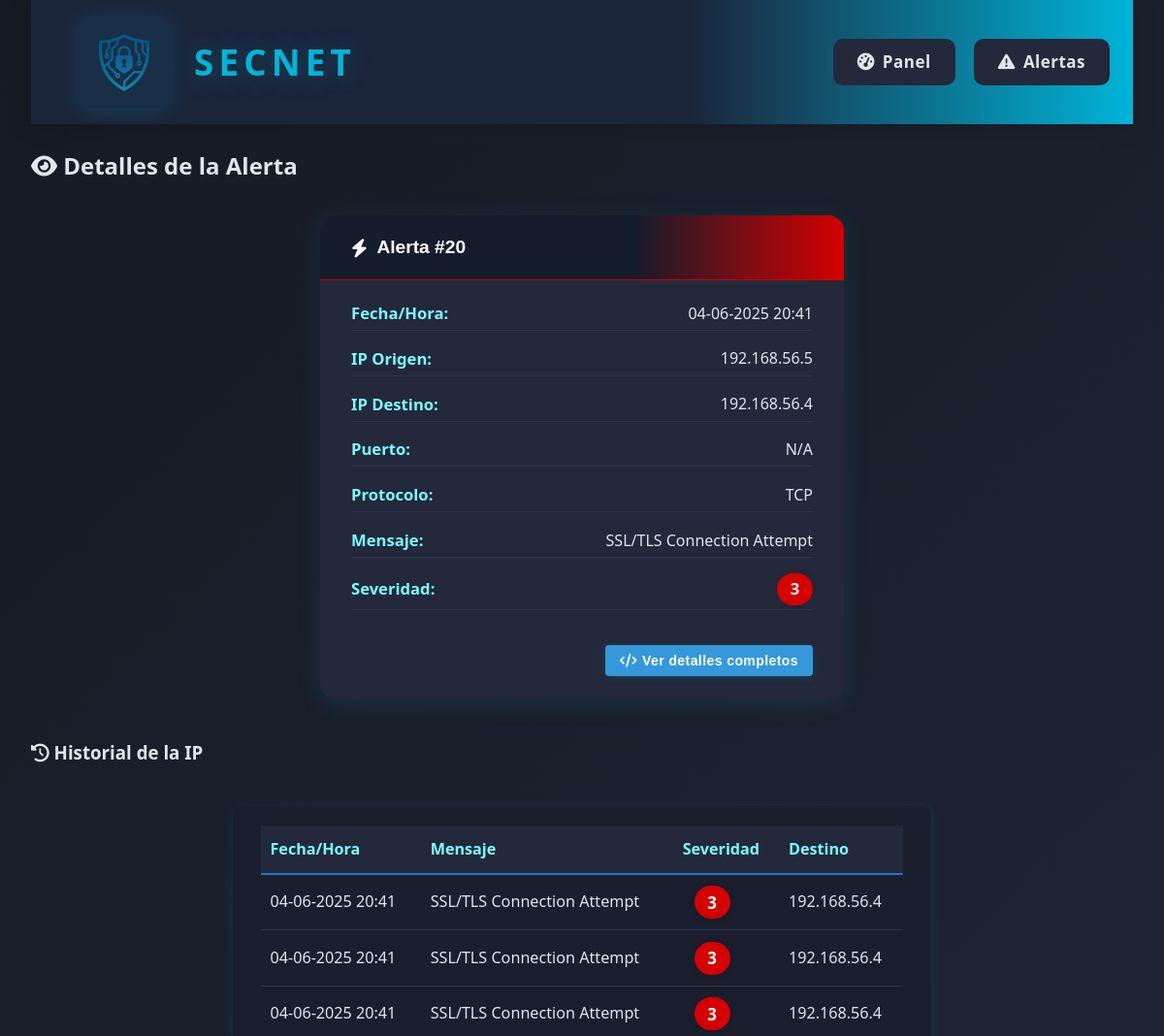
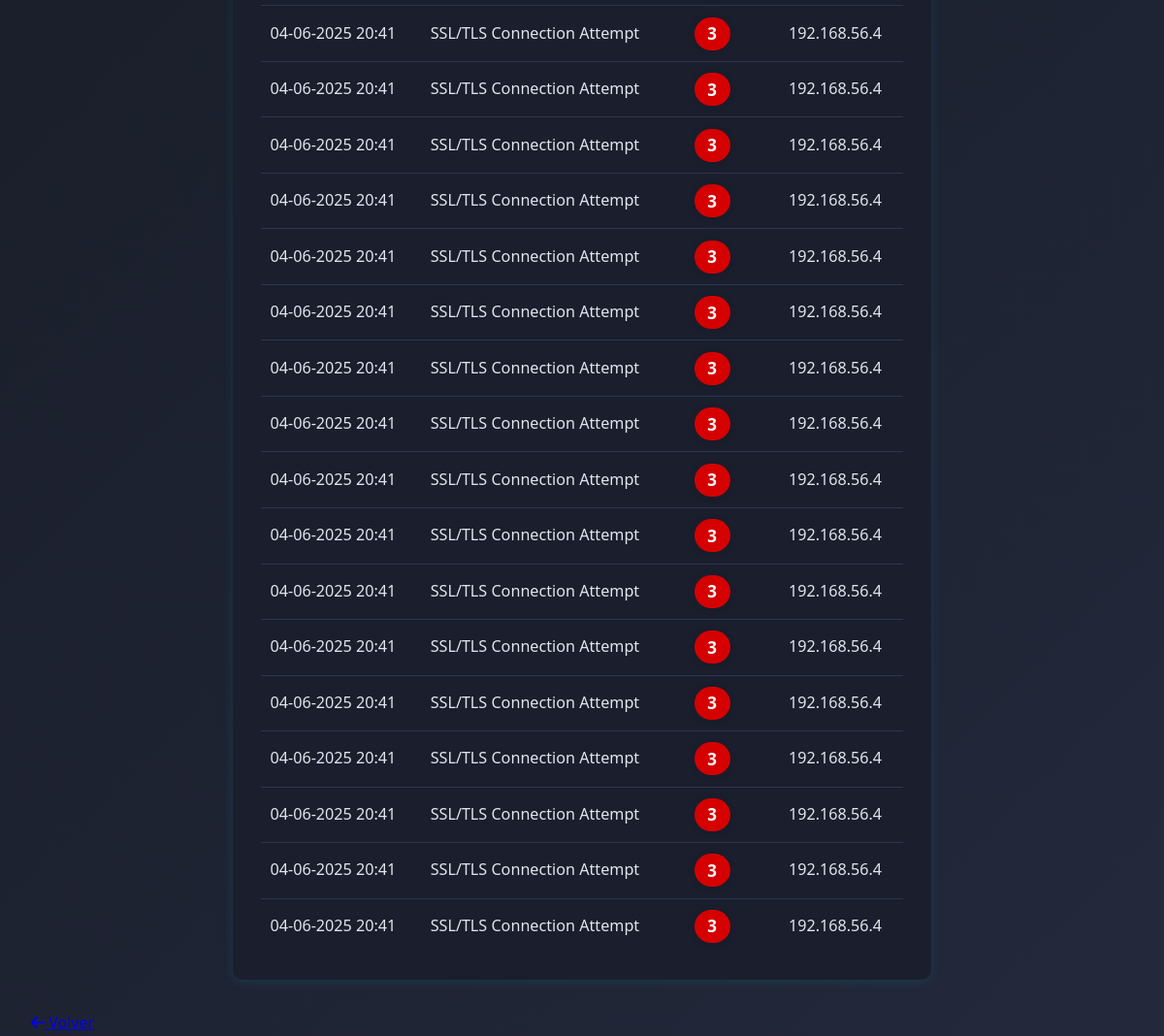
Page /web-interface/alert-details.php?id=20 on the committed database (2 pictures, top to bottom).
### tables this page shows
CREATE TABLE alerts (
        id INTEGER PRIMARY KEY AUTOINCREMENT,
        timestamp TEXT,
        source_ip TEXT,
        destination_ip TEXT,
        alert_message TEXT,
        severity INTEGER,
        protocol TEXT,
        action_taken TEXT,
        raw_data TEXT
    );

### web-interface/alert-details.php (the view, shortened to what this page needs)
<?php
$id = intval($_GET['id']);
$db = new SQLite3('/var/www/html/database/alerts.db');
$stmt = $db->prepare('SELECT * FROM alerts WHERE id = :id');
$stmt->bindValue(':id', $id, SQLITE3_INTEGER);
$result = $stmt->execute();
$alert = $result->fetchArray(SQLITE3_ASSOC);
$source_ip = $alert['source_ip'];
$history = [];
if ($source_ip) {
    $hist_stmt = $db->prepare('SELECT * FROM alerts WHERE source_ip = :source_ip ORDER BY timestamp DESC LIMIT 20');
    $hist_stmt->bindValue(':source_ip', $source_ip, SQLITE3_TEXT);
    $hist_result = $hist_stmt->execute();
    while ($row = $hist_result->fetchArray(SQLITE3_ASSOC)) {
        $history[] = $row;
    }
}
?>
<!DOCTYPE html>
<html lang="es">
<head>
    <link rel="stylesheet" href="css/style.css">
    <link rel="stylesheet" href="https://cdnjs.cloudflare.com/ajax/libs/font-awesome/6.4.0/css/all.min.css">
</head>
<body>
    <div class="container">
        <header>
            <div class="logo-container">
                <a href="index.php" style="display:flex;align-items:center;text-decoration:none;">
                    <img src="assets/logo.png" alt="Logo">
                    <h1 class="secnet-title">SecNet</h1>
                </a>
            </div>
            <nav>
                <ul>
                    <li><a href="index.php"><i class="fas fa-tachometer-alt"></i> Panel</a></li>
                    <li><a href="alerts.php"><i class="fas fa-exclamation-triangle"></i> Alertas</a></li>
                </ul>
            </nav>
        </header>
        <main>
            <h2><i class="fas fa-eye"></i> Detalles de la Alerta</h2>
            <section class="alert-card">
                <div class="alert-card-header severity-<?= (int)$alert['severity'] ?>">
                    <i class="fas fa-bolt"></i> Alerta #<?= htmlspecialchars($alert['id']) ?>
                </div>
                <div class="alert-card-body">
                    <div class="alert-detail-row"><span class="alert-detail-label">Fecha/Hora:</span><span><?php
    $date = new DateTime($alert['timestamp'], new DateTimeZone('UTC'));
    $date->setTimezone(new DateTimeZone('Europe/Madrid'));
    echo $date->format('d-m-Y H:i');
?></span></div>
                    <div class="alert-detail-row"><span class="alert-detail-label">IP Origen:</span><span><?= htmlspecialchars($alert['source_ip']) ?></span></div>
                    <div class="alert-detail-row"><span class="alert-detail-label">IP Destino:</span><span><?= htmlspecialchars($alert['destination_ip']) ?></span></div>
                    <div class="alert-detail-row"><span class="alert-detail-label">Puerto:</span><span><?= !empty($alert['dest_port']) ? htmlspecialchars($alert['dest_port']) : 'N/A' ?></span></div>
                    <div class="alert-detail-row"><span class="alert-detail-label">Protocolo:</span><span><?= htmlspecialchars($alert['protocol']) ?></span></div>
                    <div class="alert-detail-row"><span class="alert-detail-label">Mensaje:</span><span><?= htmlspecialchars($alert['alert_message']) ?></span></div>
                    <div class="alert-detail-row"><span class="alert-detail-label">Severidad:</span><span class="severity-badge severity-<?= (int)$alert['severity'] ?>"><?= htmlspecialchars($alert['severity']) ?></span></div>
                    <div class="alert-actions">
                        <button id="showJsonBtn" class="action-btn primary">
                            <i class="fas fa-code"></i> Ver detalles completos
                        </button>
                    </div>
                </div>
            </section>
            <h3><i class="fas fa-history"></i> Historial de la IP</h3>
            <section class="alert-history-box">
                <table class="alert-history-table">
                    <thead>
                        <tr>
                            <th>Fecha/Hora</th>
                            <th>Mensaje</th>
                            <th>Severidad</th>
                            <th>Destino</th>
                        </tr>
                    </thead>
                    <tbody>
                    <?php foreach ($history as $h): ?>
                        <tr>
                            <td><?php
    $date = new DateTime($h['timestamp'], new DateTimeZone('UTC'));
    $date->setTimezone(new DateTimeZone('Europe/Madrid'));
    echo $date->format('d-m-Y H:i');
?></td>
                            <td><?= htmlspecialchars($h['alert_message']) ?></td>
                            <td><span class="severity-badge severity-<?= (int)$h['severity'] ?>"><?= htmlspecialchars($h['severity']) ?></span></td>
                            <td><?= htmlspecialchars($h['destination_ip']) ?><?= !empty($h['dest_port']) ? ':' . htmlspecialchars($h['dest_port']) : '' ?></td>
                        </tr>
                    <?php endforeach; ?>
                    </tbody>
                </table>
            </section>
            <a href="index.php" class="btn"><i class="fas fa-arrow-left"></i> Volver</a>
        </main>
    </div>
</body>
</html>

### web-interface/alert-details.php (style rules this page uses)
.action-btn { padding: 8px 15px; border: none; border-radius: 4px; cursor: pointer; font-size: 14px; display: inline-flex; align-items: center; gap: 5px; transition: background-color 0.2s; }
.action-btn.primary { background-color: #3498db; color: white; }
.alert-actions { margin-top: 20px; display: flex; gap: 10px; justify-content: flex-end; }

### rows in the picture
alerts: id "20", timestamp "04-06-2025 20:41", source_ip "192.168.56.5", destination_ip "192.168.56.4", protocol "TCP", alert_message "SSL/TLS Connection Attempt", severity "3"
alerts: timestamp "04-06-2025 20:41", alert_message "SSL/TLS Connection Attempt", severity "3", destination_ip "192.168.56.4"
alerts: timestamp "04-06-2025 20:41", alert_message "SSL/TLS Connection Attempt", severity "3", destination_ip "192.168.56.4"
alerts: timestamp "04-06-2025 20:41", alert_message "SSL/TLS Connection Attempt", severity "3", destination_ip "192.168.56.4"
alerts: timestamp "04-06-2025 20:41", alert_message "SSL/TLS Connection Attempt", severity "3", destination_ip "192.168.56.4"
alerts: timestamp "04-06-2025 20:41", alert_message "SSL/TLS Connection Attempt", severity "3", destination_ip "192.168.56.4"
alerts: timestamp "04-06-2025 20:41", alert_message "SSL/TLS Connection Attempt", severity "3", destination_ip "192.168.56.4"
alerts: timestamp "04-06-2025 20:41", alert_message "SSL/TLS Connection Attempt", severity "3", destination_ip "192.168.56.4"
alerts: timestamp "04-06-2025 20:41", alert_message "SSL/TLS Connection Attempt", severity "3", destination_ip "192.168.56.4"
alerts: timestamp "04-06-2025 20:41", alert_message "SSL/TLS Connection Attempt", severity "3", destination_ip "192.168.56.4"
alerts: timestamp "04-06-2025 20:41", alert_message "SSL/TLS Connection Attempt", severity "3", destination_ip "192.168.56.4"
alerts: timestamp "04-06-2025 20:41", alert_message "SSL/TLS Connection Attempt", severity "3", destination_ip "192.168.56.4"
alerts: timestamp "04-06-2025 20:41", alert_message "SSL/TLS Connection Attempt", severity "3", destination_ip "192.168.56.4"
alerts: timestamp "04-06-2025 20:41", alert_message "SSL/TLS Connection Attempt", severity "3", destination_ip "192.168.56.4"
alerts: timestamp "04-06-2025 20:41", alert_message "SSL/TLS Connection Attempt", severity "3", destination_ip "192.168.56.4"
alerts: timestamp "04-06-2025 20:41", alert_message "SSL/TLS Connection Attempt", severity "3", destination_ip "192.168.56.4"
alerts: timestamp "04-06-2025 20:41", alert_message "SSL/TLS Connection Attempt", severity "3", destination_ip "192.168.56.4"
alerts: timestamp "04-06-2025 20:41", alert_message "SSL/TLS Connection Attempt", severity "3", destination_ip "192.168.56.4"
alerts: timestamp "04-06-2025 20:41", alert_message "SSL/TLS Connection Attempt", severity "3", destination_ip "192.168.56.4"
alerts: timestamp "04-06-2025 20:41", alert_message "SSL/TLS Connection Attempt", severity "3", destination_ip "192.168.56.4"
